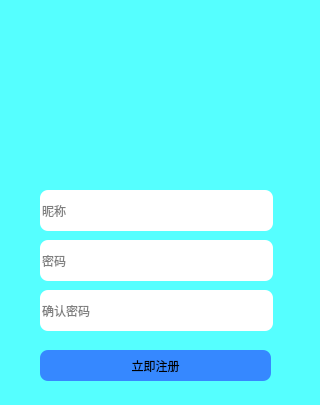
<?xml version="1.0" encoding="UTF-8"?>
<ui version="4.0">
 <class>Register</class>
 <widget class="QDialog" name="Register">
  <property name="geometry">
   <rect>
    <x>0</x>
    <y>0</y>
    <width>320</width>
    <height>405</height>
   </rect>
  </property>
  <property name="windowTitle">
   <string>Register</string>
  </property>
  <property name="styleSheet">
   <string notr="true">background-color: rgb(85, 255, 255);
</string>
  </property>
  <widget class="QLabel" name="top_label">
   <property name="geometry">
    <rect>
     <x>0</x>
     <y>0</y>
     <width>320</width>
     <height>171</height>
    </rect>
   </property>
   <property name="styleSheet">
    <string notr="true">background-color: rgb(85, 255, 255);
border-image: url(:/Prefix/register.png);
</string>
   </property>
   <property name="text">
    <string/>
   </property>
  </widget>
  <widget class="QPushButton" name="register_2">
   <property name="geometry">
    <rect>
     <x>40</x>
     <y>350</y>
     <width>231</width>
     <height>31</height>
    </rect>
   </property>
   <property name="styleSheet">
    <string notr="true">QPushButton{
	border-radius:8px;
	font: 18pt &quot;宋体&quot;;
	background-color: rgb(54, 136, 255);
}
QPushButton::hover{  
  	font: 18pt &quot;宋体&quot;;
	background-color: rgb(48, 124, 235);
}  
QPushButton::pressed{  
	font: 18pt &quot;宋体&quot;;
	background-color: rgb(39, 101, 188);
} </string>
   </property>
   <property name="text">
    <string>立即注册</string>
   </property>
  </widget>
  <widget class="QWidget" name="layoutWidget">
   <property name="geometry">
    <rect>
     <x>40</x>
     <y>190</y>
     <width>233</width>
     <height>143</height>
    </rect>
   </property>
   <layout class="QVBoxLayout" name="verticalLayout">
    <property name="spacing">
     <number>9</number>
    </property>
    <item>
     <widget class="QLineEdit" name="username_input">
      <property name="minimumSize">
       <size>
        <width>231</width>
        <height>41</height>
       </size>
      </property>
      <property name="styleSheet">
       <string notr="true">font: 16pt &quot;Calibri&quot;;
border-radius:8px;
background-color: rgb(255, 255, 255);</string>
      </property>
      <property name="placeholderText">
       <string>昵称</string>
      </property>
     </widget>
    </item>
    <item>
     <widget class="QLineEdit" name="password_input">
      <property name="minimumSize">
       <size>
        <width>231</width>
        <height>41</height>
       </size>
      </property>
      <property name="styleSheet">
       <string notr="true">font: 16pt &quot;Calibri&quot;;
border-radius:8px;
background-color: rgb(255, 255, 255);</string>
      </property>
      <property name="echoMode">
       <enum>QLineEdit::Password</enum>
      </property>
      <property name="placeholderText">
       <string>密码</string>
      </property>
      <property name="clearButtonEnabled">
       <bool>true</bool>
      </property>
     </widget>
    </item>
    <item>
     <widget class="QLineEdit" name="confirm_psd_input">
      <property name="minimumSize">
       <size>
        <width>231</width>
        <height>41</height>
       </size>
      </property>
      <property name="styleSheet">
       <string notr="true">font: 16pt &quot;Calibri&quot;;
border-radius:8px;
background-color: rgb(255, 255, 255);</string>
      </property>
      <property name="echoMode">
       <enum>QLineEdit::Password</enum>
      </property>
      <property name="placeholderText">
       <string>确认密码</string>
      </property>
      <property name="clearButtonEnabled">
       <bool>true</bool>
      </property>
     </widget>
    </item>
   </layout>
  </widget>
 </widget>
 <resources>
  <include location="images.qrc"/>
 </resources>
 <connections/>
</ui>
